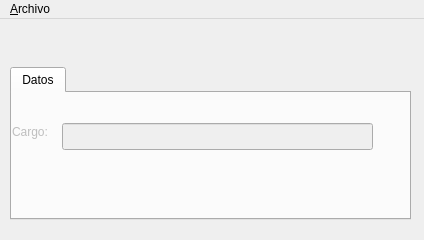
<?xml version="1.0" encoding="UTF-8"?>
<ui version="4.0">
 <class>MainWindow</class>
 <widget class="QMainWindow" name="MainWindow">
  <property name="windowModality">
   <enum>Qt::ApplicationModal</enum>
  </property>
  <property name="geometry">
   <rect>
    <x>0</x>
    <y>0</y>
    <width>424</width>
    <height>240</height>
   </rect>
  </property>
  <property name="sizePolicy">
   <sizepolicy hsizetype="Fixed" vsizetype="Fixed">
    <horstretch>0</horstretch>
    <verstretch>0</verstretch>
   </sizepolicy>
  </property>
  <property name="minimumSize">
   <size>
    <width>0</width>
    <height>0</height>
   </size>
  </property>
  <property name="maximumSize">
   <size>
    <width>500</width>
    <height>600</height>
   </size>
  </property>
  <property name="windowTitle">
   <string>Cargos</string>
  </property>
  <property name="iconSize">
   <size>
    <width>32</width>
    <height>32</height>
   </size>
  </property>
  <widget class="QWidget" name="centralwidget">
   <widget class="QWidget" name="layoutWidget">
    <property name="geometry">
     <rect>
      <x>10</x>
      <y>0</y>
      <width>401</width>
      <height>201</height>
     </rect>
    </property>
    <layout class="QVBoxLayout" name="verticalLayout_5">
     <item>
      <widget class="QFrame" name="frmbotonera">
       <property name="sizePolicy">
        <sizepolicy hsizetype="Minimum" vsizetype="Minimum">
         <horstretch>10</horstretch>
         <verstretch>0</verstretch>
        </sizepolicy>
       </property>
       <property name="minimumSize">
        <size>
         <width>50</width>
         <height>40</height>
        </size>
       </property>
       <property name="frameShape">
        <enum>QFrame::NoFrame</enum>
       </property>
       <property name="frameShadow">
        <enum>QFrame::Raised</enum>
       </property>
      </widget>
     </item>
     <item>
      <spacer name="verticalSpacer">
       <property name="orientation">
        <enum>Qt::Vertical</enum>
       </property>
       <property name="sizeType">
        <enum>QSizePolicy::Minimum</enum>
       </property>
       <property name="sizeHint" stdset="0">
        <size>
         <width>2</width>
         <height>2</height>
        </size>
       </property>
      </spacer>
     </item>
     <item>
      <widget class="QTabWidget" name="tabWidget">
       <property name="enabled">
        <bool>true</bool>
       </property>
       <property name="sizePolicy">
        <sizepolicy hsizetype="Expanding" vsizetype="Expanding">
         <horstretch>0</horstretch>
         <verstretch>0</verstretch>
        </sizepolicy>
       </property>
       <property name="currentIndex">
        <number>0</number>
       </property>
       <widget class="QWidget" name="tab">
        <attribute name="title">
         <string>Datos</string>
        </attribute>
        <widget class="QFrame" name="frame">
         <property name="enabled">
          <bool>false</bool>
         </property>
         <property name="geometry">
          <rect>
           <x>0</x>
           <y>10</y>
           <width>391</width>
           <height>80</height>
          </rect>
         </property>
         <property name="frameShape">
          <enum>QFrame::NoFrame</enum>
         </property>
         <property name="frameShadow">
          <enum>QFrame::Raised</enum>
         </property>
         <widget class="QLabel" name="label">
          <property name="geometry">
           <rect>
            <x>0</x>
            <y>20</y>
            <width>51</width>
            <height>17</height>
           </rect>
          </property>
          <property name="text">
           <string>Cargo:</string>
          </property>
         </widget>
         <widget class="QLineEdit" name="lineEdit">
          <property name="geometry">
           <rect>
            <x>50</x>
            <y>20</y>
            <width>311</width>
            <height>27</height>
           </rect>
          </property>
         </widget>
        </widget>
       </widget>
      </widget>
     </item>
    </layout>
   </widget>
  </widget>
  <widget class="QMenuBar" name="menuBar">
   <property name="geometry">
    <rect>
     <x>0</x>
     <y>0</y>
     <width>424</width>
     <height>25</height>
    </rect>
   </property>
   <widget class="QMenu" name="menuNuevo">
    <property name="title">
     <string>&amp;Archivo</string>
    </property>
    <addaction name="actionNuevo"/>
    <addaction name="actionModificar"/>
    <addaction name="actionGuardar"/>
    <addaction name="actionEliminar"/>
    <addaction name="separator"/>
    <addaction name="actionSalir"/>
   </widget>
   <addaction name="menuNuevo"/>
  </widget>
  <action name="actionNuevo">
   <property name="text">
    <string>Nuevo</string>
   </property>
  </action>
  <action name="actionModificar">
   <property name="text">
    <string>Modificar</string>
   </property>
  </action>
  <action name="actionEliminar">
   <property name="text">
    <string>Eliminar</string>
   </property>
  </action>
  <action name="actionGuardar">
   <property name="text">
    <string>Guardar</string>
   </property>
  </action>
  <action name="actionSalir">
   <property name="text">
    <string>Salir</string>
   </property>
  </action>
 </widget>
 <resources/>
 <connections/>
</ui>
